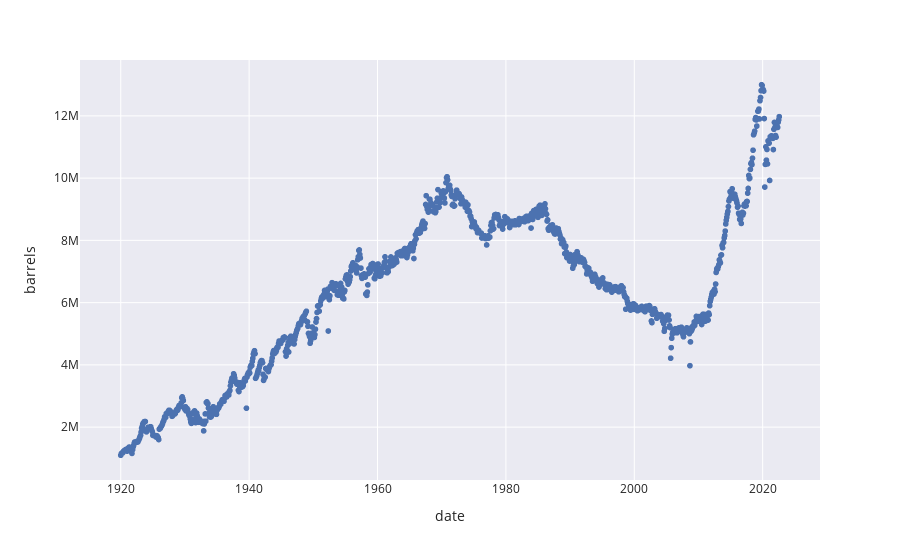

Notebook code cell kept with this figure:
### Markdown cell above
<hr style="background-color:#003262;border-color:#003262;height:7px">
<hr style="background-color:#E2C258;border-color:#E2C258;height:7px">

### Code cell
plot_oil()

### Figure 1 — Plotly figure (JSON) as saved in the notebook; plotly's stock layout.template omitted (floating-point values rounded to 4 significant figures; data arrays with more than 128 entries replaced by an {"elided": "..."} marker saying what was removed)
{"data": [{"hovertemplate": "date=%{x}<br>barrels=%{y}<extra></extra>", "legendgroup": "", "marker": {"color": "rgb(76,114,176)", "symbol": "circle"}, "mode": "markers", "name": "", "showlegend": false, "type": "scattergl", "x": {"elided": "1232 str values"}, "xaxis": "x", "y": {"elided": "1232 int values"}, "yaxis": "y"}], "layout": {"legend": {"tracegroupgap": 0}, "margin": {"t": 60}, "xaxis": {"anchor": "y", "domain": [0, 1], "title": {"text": "date"}}, "yaxis": {"anchor": "x", "domain": [0, 1], "title": {"text": "barrels"}}}}
